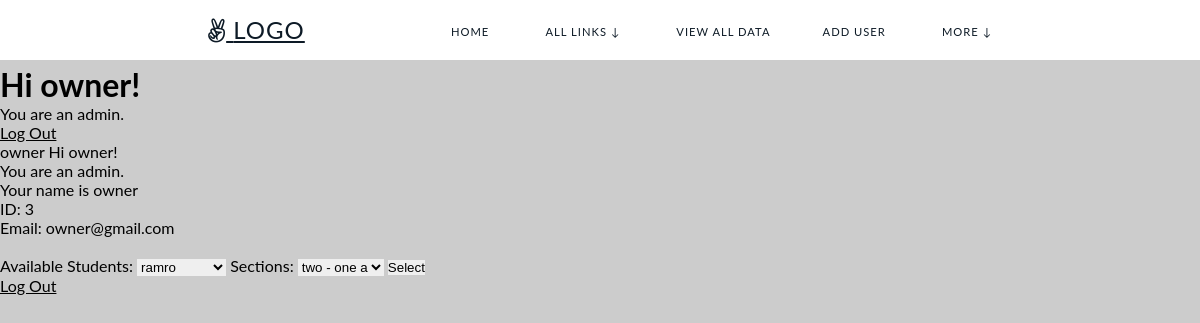
Page /users/viewalldata/addstdtosec/ (signed in) on the committed database.
### users/models.py (models this page shows)
class CustomUser(AbstractUser):
    email = models.EmailField(_('email address'))
    role = models.CharField(_('role'), max_length=250)
    USERNAME_FIELD = 'username'
    REQUIRED_FIELDS = ('email',)
    objects = CustomUserManager()
    def __str__(self):
        return self.username

### users/views.py (the view, shortened to what this page needs)
# urls.py: path('viewalldata/addstdtosec/', views.addstdtosec, name='addstdtosec'),
def addstdtosec(request):
    students = StudentsNew.objects.all()
    sections = Section.objects.all()
    return render(request, "addstdtosec.html", context={"students":students, "sections":sections, })

### templates/addstdtosec.html (shortened to what this page needs)
{% extends 'base.html' %}
{% block content %}
<body>
    {{user}}
    {% if user.is_authenticated %}
        {% if user.role == "student" or user.role == "teacher" %}
            you are not an admin
        {% elif user.role == "admin" %}
            Hi {{ user.username }}!<br>
            You are an admin.<br>
            Your name is {{ user.username }}<br>
            ID: {{ user.id }}<br>
            Email: {{ user.email }}
            <br><br>
            <form action="" method="POST">
                Available Students:
                <select name="sel_student" id="sel_student">
                    {% for student in students %}
                        <option value="{{student.username}}">{{ student.username }}</option>
                    {% endfor %}
                </select>
                Sections:
                <select name="sel_section" id="sel_section">
                    {% for section in sections %}
                        <option value="{{section.id}}">{{section.gradelevel_id.gradelevel_name}} - {{ section.sectionname }}</option>
                    {% endfor %}
                </select>
                <input type="submit" value="Select">
            </form>
        {% else %}
            error: you dont have any role
        {% endif %}
        <p><a href="{% url 'logout_view' %}">Log Out</a></p>
    {% else %}
        <p>You are not logged in</p>
        <a href="{% url 'login_view' %}">Log In</a>
    {% endif %}
</body>
{% endblock %}

### templates/base.html (shortened to what this page needs)
<!DOCTYPE html>
<html lang="en">
<head>
</head>
<link href="https://stackpath.bootstrapcdn.com/font-awesome/4.7.0/css/font-awesome.min.css" rel="stylesheet">
<body style="overflow: scroll; padding-top: 65px; ">
    <nav id="navbar" class="">
        <div class="nav-wrapper">
          <div class="logo">
            <a href="{% url 'home' %}"><i class="fa fa-angellist"></i> Logo</a>
          </div>
          <ul id="menu">
            <li><a href="{% url 'home' %}">Home</a></li>
            {% if user.role == "admin" %}
                <li>
                    <div class="dropdown">
                        <a>All Links ↓</a>
                    </div>
                </li>
                <li><a href="{% url 'viewalldata' %}">View all data</a></li>
                <li><a href="{% url 'add_user' %}">Add User</a></li>
            {% endif %}
            <li>
                <div class="dropdown">
                    <a>More ↓</a>
                </div>
            </li>
          </ul>
        </div>
      </nav>
    <main>
        {% if user.is_authenticated %}
            <h1>Hi {{user}}!</h1>
            {% if user.role == "student" %}
                You are a student.<br>
            {% elif user.role == "teacher" %}
                You are a teacher.<br>
            {% elif user.role == "admin" %}
                You are an admin.<br>
            {% else %}
                You don't have any role.
            {% endif %}
            <p><a href="{% url 'logout_view' %}">Log Out</a></p>
            {% block content %}
            {% endblock %}
        {% endif %}
    </main>
</body>
</html>

### templates/base.html (style rules this page uses)
a { text-decoration: none; font-size: 22px; color: black; }
* { margin: 0; }
body { background-color: #e8f5ff; font-family: Arial; overflow: scroll; }
* { border: 0; box-sizing: border-box; margin: 0; padding: 0; }
body { background: rgb(250, 250, 250) url(http://lorempixel.com/1920/1080/nature/); font-family: Lato, Helvetica, Arial, sans-serif; }
a { color: inherit; font-family: inherit; font-size: inherit; text-decoration: underline; }
#navbar { background: white; color: rgb(13, 26, 38); position: fixed; top: 0; height: 60px; line-height: 60px; width: 100vw; z-index: 10; }
.nav-wrapper { margin: auto; text-align: center; width: 70%; }
.logo { float: left; margin-left: 28px; font-size: 1.5em; height: 60px; letter-spacing: 1px; text-transform: uppercase; }
#navbar ul { display: inline-block; float: right; list-style: none; margin-top: -2px; text-align: right; transition: transform 0.5s ease-out; -webkit-transition: transform 0.5s ease-out; }
@media (orientation: landscape) { #navbar ul { display: inline-block; } }
#navbar li { display: inline-block; }
#navbar li a { color: rgb(13, 26, 38); display: block; font-size: 0.7em; height: 50px; letter-spacing: 1px; margin: 0 20px; padding: 0 4px; position: relative; text-decoration: none; text-transform: uppercase; transition: all 0.5s ease; -webkit-transition: all 0.5s ease; }
#navbar li a:before, #navbar li a:after { content: ''; position: absolute; width: 0%; height: 1px; bottom: -1px; background: rgb(13, 26, 38); }
#navbar li a:before { left: 0; transition: 0.5s; }
#navbar li a:after { background: rgb(13, 26, 38); right: 0; }
.dropdown { position: relative; display: inline-block; text-align: left; padding: 4px; }

### rows in the picture
CustomUser: username "owner", id "3", email "owner@gmail.com"

### other values in the picture
form field sel_student "ramro"
form field sel_section "two - one a"
